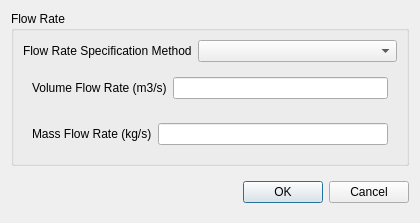
<?xml version="1.0" encoding="UTF-8"?>
<ui version="4.0">
 <class>FlowRateOutletDialog</class>
 <widget class="QDialog" name="FlowRateOutletDialog">
  <property name="geometry">
   <rect>
    <x>0</x>
    <y>0</y>
    <width>420</width>
    <height>218</height>
   </rect>
  </property>
  <property name="sizePolicy">
   <sizepolicy hsizetype="Expanding" vsizetype="Preferred">
    <horstretch>0</horstretch>
    <verstretch>0</verstretch>
   </sizepolicy>
  </property>
  <property name="minimumSize">
   <size>
    <width>420</width>
    <height>0</height>
   </size>
  </property>
  <property name="windowTitle">
   <string>Flow Rate Outlet Boundary Condition</string>
  </property>
  <layout class="QVBoxLayout" name="verticalLayout_2">
   <item>
    <widget class="QWidget" name="dialogContents" native="true">
     <property name="sizePolicy">
      <sizepolicy hsizetype="Expanding" vsizetype="Preferred">
       <horstretch>0</horstretch>
       <verstretch>0</verstretch>
      </sizepolicy>
     </property>
     <layout class="QVBoxLayout" name="verticalLayout_3">
      <property name="leftMargin">
       <number>0</number>
      </property>
      <property name="topMargin">
       <number>0</number>
      </property>
      <property name="rightMargin">
       <number>0</number>
      </property>
      <property name="bottomMargin">
       <number>0</number>
      </property>
      <item>
       <widget class="QGroupBox" name="flowRate">
        <property name="sizePolicy">
         <sizepolicy hsizetype="Preferred" vsizetype="Preferred">
          <horstretch>0</horstretch>
          <verstretch>0</verstretch>
         </sizepolicy>
        </property>
        <property name="title">
         <string>Flow Rate</string>
        </property>
        <layout class="QVBoxLayout" name="verticalLayout">
         <item>
          <widget class="QWidget" name="widget_3" native="true">
           <layout class="QFormLayout" name="formLayout">
            <property name="leftMargin">
             <number>0</number>
            </property>
            <property name="topMargin">
             <number>0</number>
            </property>
            <property name="rightMargin">
             <number>0</number>
            </property>
            <property name="bottomMargin">
             <number>0</number>
            </property>
            <item row="0" column="0">
             <widget class="QLabel" name="label">
              <property name="text">
               <string>Flow Rate Specification Method</string>
              </property>
             </widget>
            </item>
            <item row="0" column="1">
             <widget class="QComboBox" name="flowRateSpecificationMethod">
              <property name="sizePolicy">
               <sizepolicy hsizetype="Preferred" vsizetype="Preferred">
                <horstretch>0</horstretch>
                <verstretch>0</verstretch>
               </sizepolicy>
              </property>
             </widget>
            </item>
           </layout>
          </widget>
         </item>
         <item>
          <widget class="QWidget" name="volumeFlowRateWidget" native="true">
           <layout class="QFormLayout" name="formLayout_2">
            <item row="0" column="0">
             <widget class="QLabel" name="label_2">
              <property name="text">
               <string>Volume Flow Rate (m3/s)</string>
              </property>
             </widget>
            </item>
            <item row="0" column="1">
             <widget class="FloatEdit" name="volumeFlowRate">
              <property name="sizePolicy">
               <sizepolicy hsizetype="Expanding" vsizetype="Fixed">
                <horstretch>0</horstretch>
                <verstretch>0</verstretch>
               </sizepolicy>
              </property>
             </widget>
            </item>
           </layout>
          </widget>
         </item>
         <item>
          <widget class="QWidget" name="massFlowRateWidget" native="true">
           <layout class="QFormLayout" name="formLayout_3">
            <item row="0" column="0">
             <widget class="QLabel" name="label_3">
              <property name="text">
               <string>Mass Flow Rate (kg/s)</string>
              </property>
             </widget>
            </item>
            <item row="0" column="1">
             <widget class="FloatEdit" name="massFlowRate">
              <property name="sizePolicy">
               <sizepolicy hsizetype="Expanding" vsizetype="Fixed">
                <horstretch>0</horstretch>
                <verstretch>0</verstretch>
               </sizepolicy>
              </property>
             </widget>
            </item>
           </layout>
          </widget>
         </item>
        </layout>
       </widget>
      </item>
     </layout>
    </widget>
   </item>
   <item>
    <widget class="QWidget" name="widget_4" native="true">
     <layout class="QHBoxLayout" name="horizontalLayout_3">
      <property name="rightMargin">
       <number>0</number>
      </property>
      <item>
       <spacer name="horizontalSpacer">
        <property name="orientation">
         <enum>Qt::Orientation::Horizontal</enum>
        </property>
        <property name="sizeHint" stdset="0">
         <size>
          <width>208</width>
          <height>20</height>
         </size>
        </property>
       </spacer>
      </item>
      <item>
       <widget class="QPushButton" name="ok">
        <property name="text">
         <string>OK</string>
        </property>
       </widget>
      </item>
      <item>
       <widget class="QPushButton" name="cancel">
        <property name="text">
         <string>Cancel</string>
        </property>
       </widget>
      </item>
     </layout>
    </widget>
   </item>
  </layout>
 </widget>
 <customwidgets>
  <customwidget>
   <class>FloatEdit</class>
   <extends>QLineEdit</extends>
   <header location="global">widgets.typed_edit</header>
  </customwidget>
 </customwidgets>
 <resources/>
 <connections>
  <connection>
   <sender>cancel</sender>
   <signal>clicked()</signal>
   <receiver>FlowRateOutletDialog</receiver>
   <slot>reject()</slot>
   <hints>
    <hint type="sourcelabel">
     <x>373</x>
     <y>185</y>
    </hint>
    <hint type="destinationlabel">
     <x>209</x>
     <y>107</y>
    </hint>
   </hints>
  </connection>
 </connections>
</ui>
